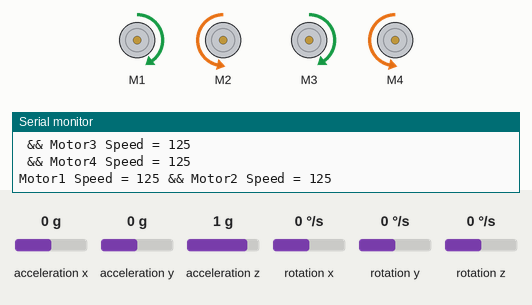
Simulated run of this sketch. Board: Arduino Uno, built with avr-gcc and run on an emulated ATmega328P. Parts: 4 × DC motor (green arrow = forward, orange = backward, longer = faster), the last lines printed to the serial monitor. Inputs (shaded band) come from the test bench; at power-on: acceleration x 0 g, acceleration y 0 g, acceleration z 1 g, rotation x 0 °/s, rotation y 0 °/s, rotation z 0 °/s.

Above: at 3.2 s.
3.3 s: acceleration x set to -0.8 g
At 4.0 s:
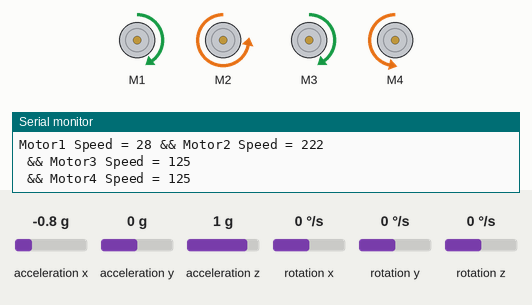
4.9 s: acceleration y set to -0.8 g
At 5.4 s:
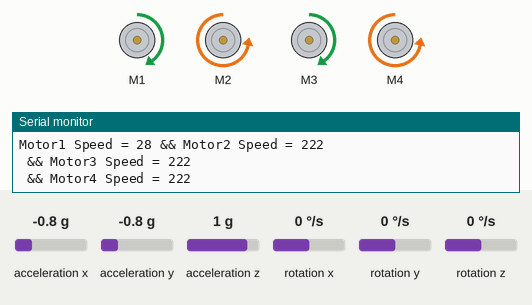
6.5 s: acceleration x set to 0.8 g
At 7.8 s:
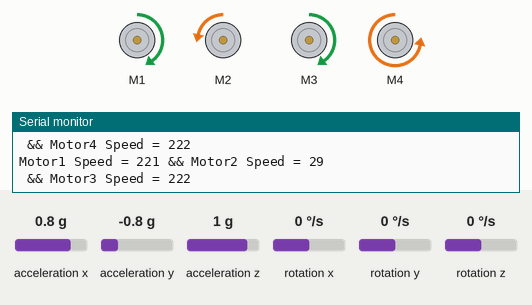
8.1 s: acceleration y set to 0.8 g
At 9.3 s:
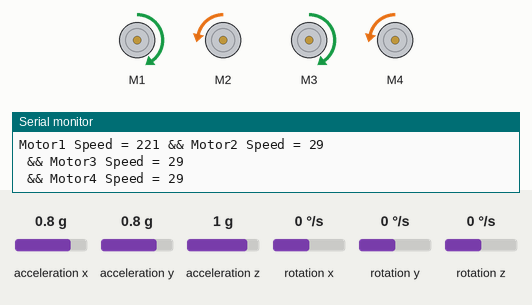
9.7 s: acceleration x set to -0.1 g
At 10.2 s:
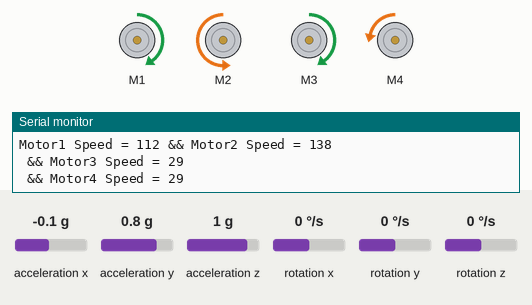
11.3 s: acceleration x set to 0.1 g
At 12.5 s:
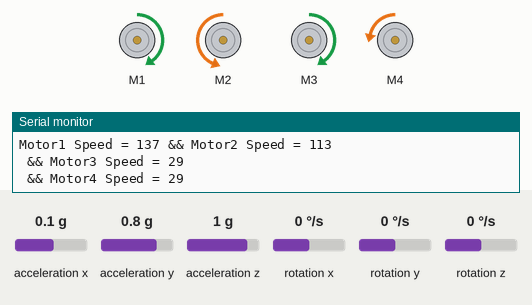
Timing chart, 0 to 13.9 s (numbered marks = the images above; inputs shaded):
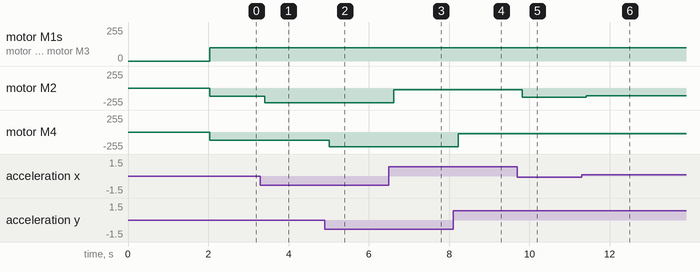

The sketch:

hybrid_4_motor_mpu.ino
```cpp
#include <AFMotor.h>
#include <Wire.h>
#include <MPU6050.h>
#include <I2Cdev.h>

AF_DCMotor motor1(1);
AF_DCMotor motor2(2);
AF_DCMotor motor3(3);
AF_DCMotor motor4(4);


MPU6050 sensor;
int16_t ax, ay, az;
int16_t gx, gy, gz;

int valMotor1;  // first_motor_speed
int valMotor2; //second_motor_speed
int valMotor3;
int valMotor4;
void setup ( )
{
  Wire.begin( );
  Serial.begin (9600);
  Serial.println ("Initializing the MPU");
  sensor.initialize ( );
  Serial.println(sensor.testConnection( ) ? "Successfully Connected" : "Connection failed");
  delay(1000);
  Serial.println("Taking Values from the sensor");
  delay(1000);
  motor1.setSpeed(100); // we know speed between 20 to 250
  motor2.setSpeed(100);
  motor3.setSpeed(100);
  motor4.setSpeed(100);
}

void loop ( )
{
  sensor.getMotion6(&ax, &ay, &az, &gx, &gy, &gz);
  ax = map(ax, -17000, 17000, -125, 125);
  ay = map(ay,-17000,17000,-125,125);
  valMotor1= 125+ax;  //first_motor_speed
  valMotor2 = 125-ax; //second_motor_speed
  valMotor3 = 125-ay; //third_motor_speed
  valMotor4 = 125-ay; //four_motor_speed


  Serial.print ("Motor1 Speed = ");
  Serial.print (valMotor1, DEC);
  Serial.print (" && ");
  Serial.print ("Motor2 Speed = ");
  Serial.println (valMotor2, DEC);
  Serial.print (" && ");
  Serial.print ("Motor3 Speed = ");
  Serial.println (valMotor3, DEC);
  Serial.print (" && ");
  Serial.print ("Motor4 Speed = ");
  Serial.println (valMotor4, DEC);

  if(valMotor1 >0 && valMotor1 <255){
    motor2.setSpeed(valMotor2);

  }
   if(valMotor3 >0 && valMotor3 <255){
    motor4.setSpeed(valMotor3);

  }
  motor1.run(FORWARD);
  motor2.run(BACKWARD);
  motor3.run(FORWARD);
  motor4.run(BACKWARD);
  delay(200);
  }
```

Measured:
- after the input at 3.3 s, motor M2: backward 125/255 → backward 222/255 after 0.11 s
- after the input at 4.9 s, motor M4: backward 125/255 → backward 222/255 after 0.12 s
- after the input at 6.5 s, motor M2: backward 222/255 → backward 29/255 after 0.12 s
- after the input at 8.1 s, motor M4: backward 222/255 → backward 29/255 after 0.12 s
- after the input at 9.7 s, motor M2: backward 29/255 → backward 138/255 after 0.12 s
- after the input at 11.3 s, motor M2: backward 138/255 → backward 113/255 after 0.11 s
